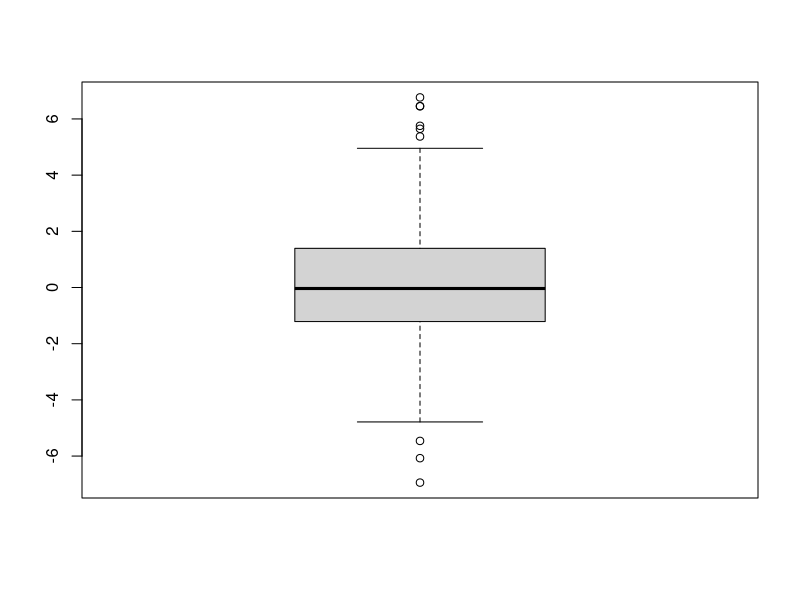
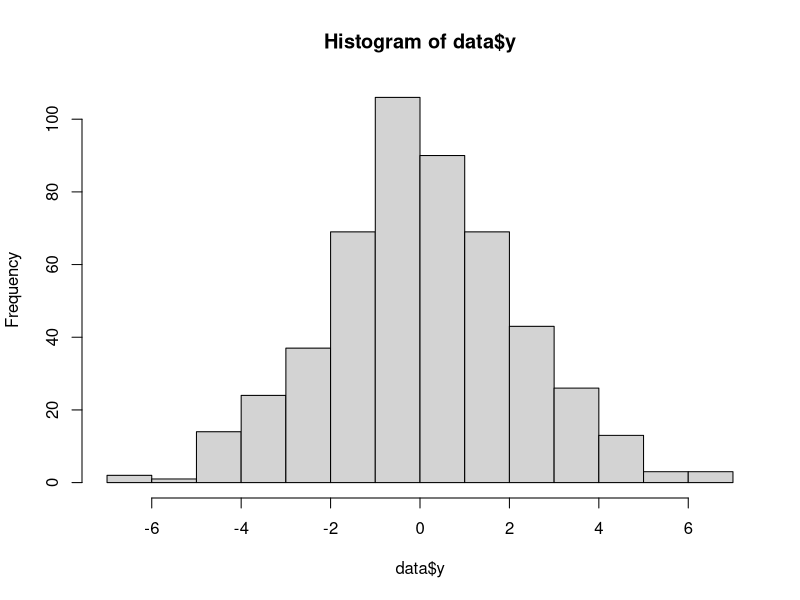
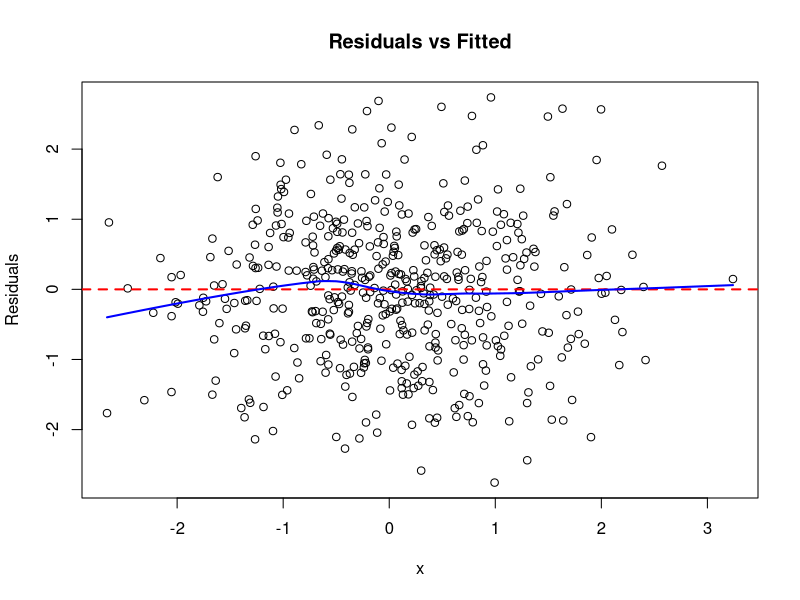
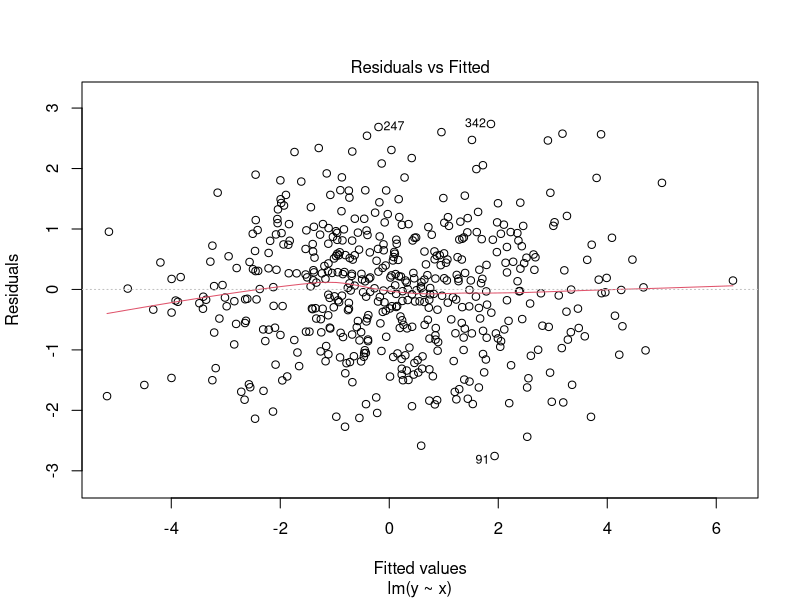
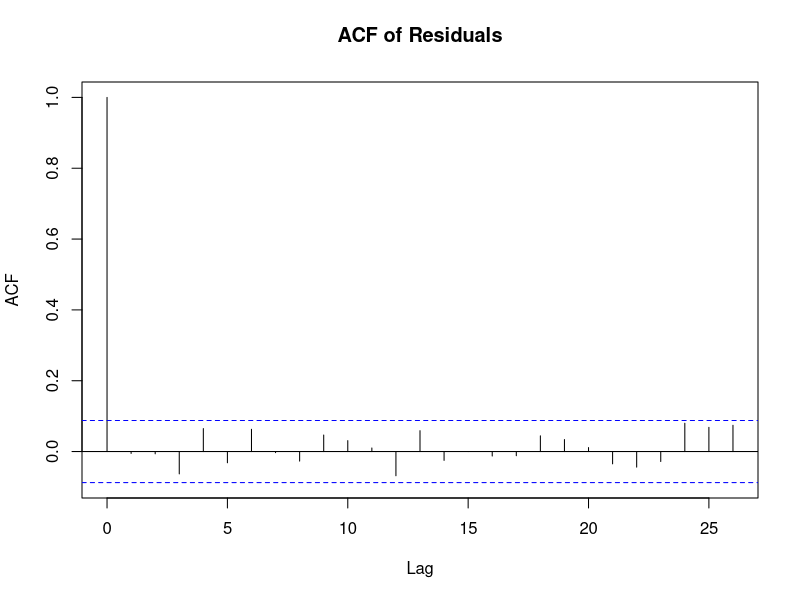
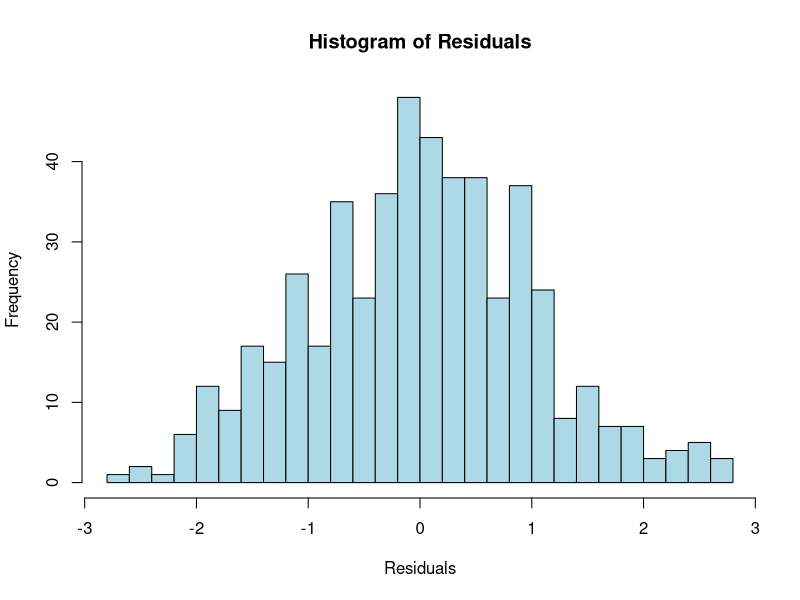
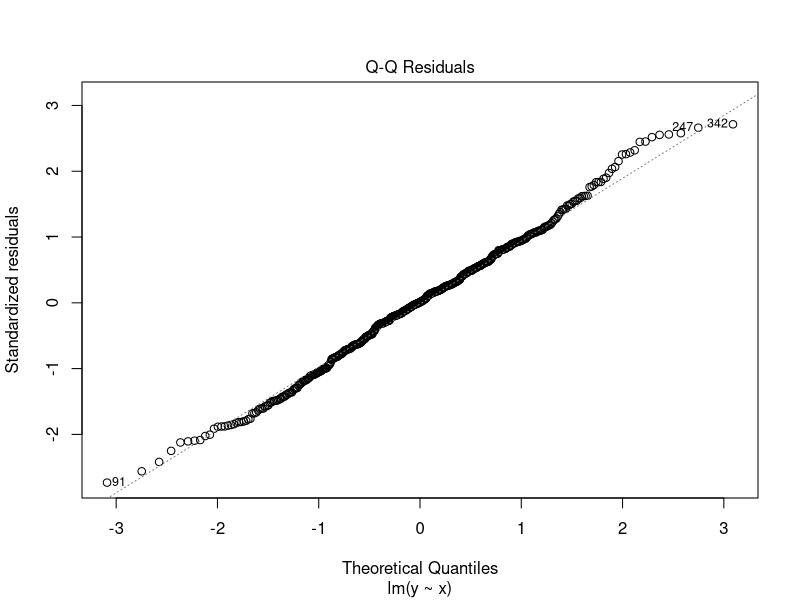
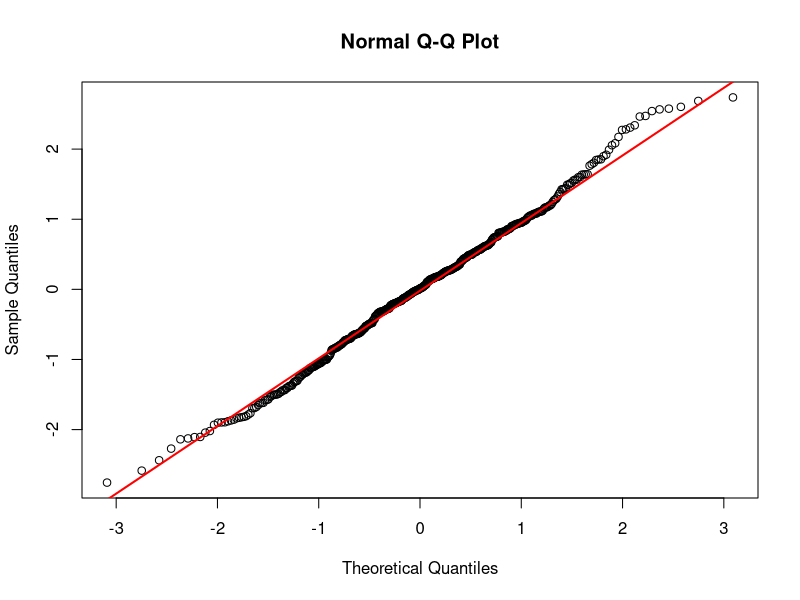

Write the R code that produced these figures, in order.
#Start code

#Load necessary libraries for regression diagnostics
library(lmtest)

#Statistical tests and models must be based on random data (replace with your data, if needed)
#Create a random data of 500 samples for x (independent) and y (dependent) variables
set.seed(123) #Fixed random data for reproducibility
n <- 500
x <- rnorm(n)
y <- 2 * x + rnorm(n)
data <- data.frame(x, y)

#Summary of two variables inside the data: It will privide five number summary plus mean
summary(data)
#Outlier test: Need to be careful as it can influence the linear model
boxplot(data$y)
#Histogram of dependent variable: Normally distributed? (Bell shaped!)
hist(data$y)
#Shapiro-Wilk test of normality of dependent variable: Normally distributed (p-value>0.05)
print(shapiro.test(data$y))

#Gauss-Markov assumptions and diagnostics of linear regression model
print("Linearity in parameters:Regression ANOVA is significant linearly in parameters")
print("No perfect multicollinearity:Only one independent variable so no multicollinearity")
print("Exogeneity:Residuals are uncorrelated with independent variable, will check in residual diagnostic")
print("Homoscedasticity:Will check in residual diagnostic")
print("No autocorrelation:Will check in residual diagnostic")
print("Normality of errors:Will check in residual diagnostic")

#Fit a linear model
model <- lm(y ~ x, data = data)
#Summary of the model
summary(model)

#Interpretations:
print("R squared value (explained variance) is 0.8 approximately, which suggests a good model fit")
print("F-statistic is significant, p-value is less than 0.05 so y and x and linear and move forward")
print("Regression coefficient is significant but regression constant is not significant")
print("The model is good fit but not a BLUE model")
print("BLUE - Best Linear Unbiased Estimator")

#Residual Analysis 
#Get the residuals
residuals <- model$residuals
#Exogenity check: residuals are uncorrelated with independent vairable
cor_test <- cor.test(data$x, residuals)
cor_test
#Correlation is not significant so exogenity is not a problem.

#Plot the lowess of residuals (Linearity)
plot(data$x, residuals, main = "Residuals vs Fitted", xlab =
"x", ylab = "Residuals")
abline(h = 0, col = "red", lty = 2, lwd = 2)
lines(lowess(data$x, residuals), col = "blue", lwd = 2)
#This plot clearly shows that the lowess line (blue) is near to the reference line (red), so linearity is suggested!
#Saved plot
plot(model, which = 1)
#Confirmatory
print(mean(residuals))
print("Mean of residuals ~ zero, so linearity of redisuals confirmed")

#Plot of residuals for independence (Time series plot)
acf(residuals, main = "ACF of Residuals")
#Mostly cut-off so independence is suggested!
#Durbin-Watson test for confirmation of independence:lmtest package
dw_test <- dwtest(model)
dw_test
#P-value is not significant so independence is confirmed!

#Plot of residuals histogram (Normality)
hist(residuals, main = "Histogram of Residuals", xlab =
       "Residuals", breaks = 20, col = "lightblue")
#Saved plot
plot(model, which = 2)
#QQ plot
qqnorm(residuals)
qqline(residuals, col = "red", lwd = 2)
#This QQ plot suggest normality of residuals
#Shapiro-Wilk test for confirming normality
shapiro_test <- shapiro.test(residuals)
shapiro_test
#Since p-value is not significant, normality is confirmed!

#Plot of residuals vs fitted values (Homoscedasticity)
std_fitted_values <- scale(model$fitted.values)
std_residuals <- scale(residuals)
plot(std_fitted_values, std_residuals, main = "Standardized Residuals vs Fitted Values",
     xlab = "Standardized Fitted Values", ylab = "Standardized Residuals")
#The scatterplot of standarding residuals and standarding fitted valuea looks random so homoscedasticity confirmed!#Saved plot
plot(model, which = 3)
#The scatterplot of standarding residuals and fitted valuea looks random so homoscedasticity confirmed!
#Breusch-Pagan test for homoscedasticity:lmtest package
bp_test <- bptest(model)
bp_test
#Since p-value is not siginifcant, homoscedasticity or equality of variance of residuals is confirmed!
#All the four assumptions of residuals i.e LINE test is confirmed!

#We can also assess the outliers of residuals
cooks_distance <- cooks.distance(model)
cooks.distance(model)[which.max(cooks.distance(model))]
plot(cooks.distance(model),type="b",pch=18,col="blue")
N = 500
k = 2
cutoff = 4/ (N-k-1)
abline(h=cutoff,lty=2)
#Saved model plot
plot(model, which=4)

#Saved Leverage plot
plot(model, which=5)

#Since model fit and residuals analysis are fine, we can use the model for predictions
#Predictions with confidence intervals
new_data <- data.frame(x = c(-2, 0, 2))
predictions <- predict(model, newdata = new_data, interval = "confidence")
predictions

#End of code